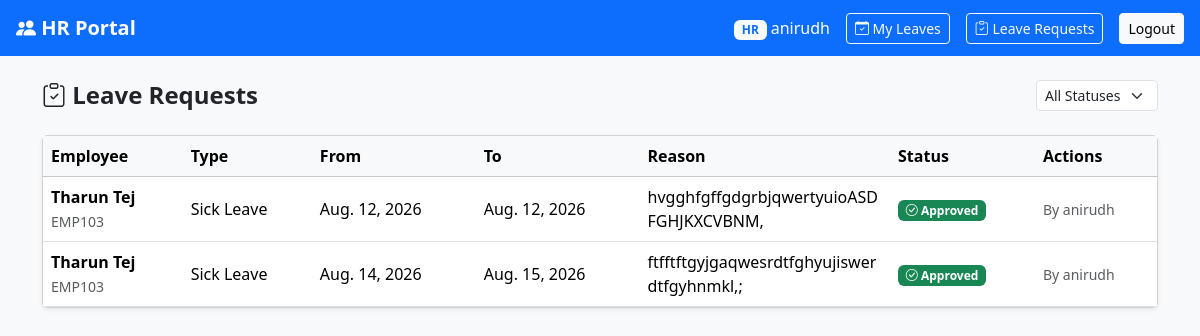
/leave/manage/ (signed in), run on the app's committed database.
### employees/models.py (models this page shows, shortened)
class LeaveRequest(models.Model):
    class LeaveType(models.TextChoices):
        CASUAL = "CASUAL", "Casual Leave"
        SICK = "SICK", "Sick Leave"
        EARNED = "EARNED", "Earned Leave"
        OTHER = "OTHER", "Other"
    class Status(models.TextChoices):
        PENDING = "PENDING", "Pending"
        APPROVED = "APPROVED", "Approved"
        DENIED = "DENIED", "Denied"
    employee = models.ForeignKey(Employee, on_delete=models.CASCADE, related_name="leave_requests")
    leave_type = models.CharField(max_length=10, choices=LeaveType.choices)
    start_date = models.DateField()
    end_date = models.DateField()
    reason = models.TextField()
    status = models.CharField(max_length=10, choices=Status.choices, default=Status.PENDING)
    hr_remarks = models.TextField(blank=True)
    created_at = models.DateTimeField(auto_now_add=True)
    reviewed_by = models.ForeignKey(
        Employee, on_delete=models.SET_NULL, null=True, blank=True, related_name="reviewed_leaves"
    )
    reviewed_at = models.DateTimeField(null=True, blank=True)
    class Meta:
        ordering = ["-created_at"]

class Employee(models.Model):
    class Status(models.TextChoices):
        ACTIVE = "ACTIVE", "Active"
        INACTIVE = "INACTIVE", "Inactive"
        ON_LEAVE = "ON_LEAVE", "On Leave"
    class Shift(models.TextChoices):
        DAY = "DAY", "Day Shift"
        NIGHT = "NIGHT", "Night Shift"
        REGULAR = "REGULAR", "Regular Shift"
    user = models.OneToOneField(User, on_delete=models.CASCADE, related_name="employee_profile")
    employee_id = models.CharField(max_length=20, unique=True)  # e.g. EMP001
    department = models.ForeignKey(Department, on_delete=models.SET_NULL, null=True, related_name="employees")
    job_role = models.CharField(max_length=100)  # e.g. "Software Engineer"
    shift = models.CharField(max_length=10, choices=Shift.choices, default=Shift.DAY)
    status = models.CharField(max_length=10, choices=Status.choices, default=Status.ACTIVE)
    photo = models.ImageField(upload_to="employee_photos/", blank=True, null=True)
    phone = models.CharField(max_length=20, blank=True)
    date_joined = models.DateField(auto_now_add=True)
    is_hr = models.BooleanField(default=False)
    class Meta:
        ordering = ["employee_id"]

### employees/views.py (the view)
# urls.py: path('leave/manage/', views.hr_leave_requests, name='hr_leave_requests'),
@login_required
@user_passes_test(is_hr_user, login_url='dashboard')
def hr_leave_requests(request):
    status_filter = request.GET.get('status', '')
    leaves = LeaveRequest.objects.select_related('employee__user', 'reviewed_by__user')
    if status_filter:
        leaves = leaves.filter(status=status_filter)
    pending_count = LeaveRequest.objects.filter(status='PENDING').count()
    context = {
        'leaves': leaves,
        'pending_count': pending_count,
        'selected_status': status_filter,
        'status_choices': LeaveRequest.Status.choices,
    }
    return render(request, 'employees/hr_leave_requests.html', context)

### employees/views.py (called while the page is built)
def is_hr_user(user):
    return hasattr(user, 'employee_profile') and user.employee_profile.is_hr

### employees/templates/employees/hr_leave_requests.html (shortened to what this page needs)
{% extends 'employees/base.html' %}
{% block content %}
<div class="d-flex justify-content-between align-items-center mb-4">
    <h4 class="fw-bold mb-0">
        <i class="bi bi-clipboard-check"></i> Leave Requests
    </h4>
    <div>
        <select id="statusFilter" class="form-select form-select-sm" style="width:auto;display:inline-block;"
                onchange="location.href='?status='+this.value">
            <option value="">All Statuses</option>
        </select>
    </div>
</div>
{% if leaves %}
<div class="card shadow-sm">
    <div class="table-responsive">
        <table class="table table-hover mb-0 align-middle">
            <thead class="table-light">
                <tr>
                    <th>Employee</th>
                    <th>Type</th>
                    <th>From</th>
                    <th>To</th>
                    <th>Reason</th>
                    <th>Status</th>
                    <th>Actions</th>
                </tr>
            </thead>
            <tbody>
                {% for leave in leaves %}
                <tr>
                    <td>
                        <strong>{{ leave.employee.user.get_full_name|default:leave.employee.user.username }}</strong>
                        <br><small class="text-muted">{{ leave.employee.employee_id }}</small>
                    </td>
                    <td>{{ leave.get_leave_type_display }}</td>
                    <td>{{ leave.start_date }}</td>
                    <td>{{ leave.end_date }}</td>
                    <td style="max-width:180px;">{{ leave.reason }}</td>
                    <td>
                        {% if leave.status == 'PENDING' %}
                            <span class="badge bg-warning text-dark"><i class="bi bi-hourglass-split"></i> Pending</span>
                        {% elif leave.status == 'APPROVED' %}
                            <span class="badge bg-success"><i class="bi bi-check-circle"></i> Approved</span>
                        {% else %}
                            <span class="badge bg-danger"><i class="bi bi-x-circle"></i> Denied</span>
                        {% endif %}
                    </td>
                    <td>
                        {% if leave.status == 'PENDING' %}
                        <form method="post" action="{% url 'hr_leave_action' leave.pk %}" class="d-inline">
                            {% csrf_token %}
                            <div class="input-group input-group-sm mb-1" style="max-width:260px;">
                                <input type="text" name="hr_remarks" class="form-control" placeholder="Remarks (optional)">
                            </div>
                            <div class="btn-group btn-group-sm">
                                <button type="submit" name="action" value="APPROVED" class="btn btn-success">
                                    <i class="bi bi-check-lg"></i> Approve
                                </button>
                                <button type="submit" name="action" value="DENIED" class="btn btn-danger">
                                    <i class="bi bi-x-lg"></i> Deny
                                </button>
                            </div>
                        </form>
                        {% else %}
                        <span class="text-muted small">
                            {% if leave.reviewed_by %}
                                By {{ leave.reviewed_by.user.get_full_name|default:leave.reviewed_by.user.username }}
                            {% endif %}
                        </span>
                        {% endif %}
                    </td>
                </tr>
                {% endfor %}
            </tbody>
        </table>
    </div>
</div>
{% else %}
<div class="text-center py-5 text-muted">
    <i class="bi bi-clipboard-x" style="font-size:3rem;"></i>
    <p class="mt-2">No leave requests found.</p>
</div>
{% endif %}
{% endblock %}

### employees/templates/employees/base.html (shortened to what this page needs)
<!DOCTYPE html>
<html lang="en">
<head>
    <link href="https://cdn.jsdelivr.net/npm/bootstrap@5.3.3/dist/css/bootstrap.min.css" rel="stylesheet">
    <link href="https://cdn.jsdelivr.net/npm/bootstrap-icons@1.11.3/font/bootstrap-icons.css" rel="stylesheet">
</head>
<body class="bg-light">
    {% if user.is_authenticated %}
    <nav class="navbar navbar-dark bg-primary px-3">
        <a href="{% if user.employee_profile.is_hr %}{% url 'hr_dashboard' %}{% else %}{% url 'dashboard' %}{% endif %}" class="navbar-brand fw-bold text-white text-decoration-none"><i class="bi bi-people-fill"></i> HR Portal</a>
        <div class="d-flex align-items-center text-white gap-3">
            <span>{% if user.employee_profile.is_hr %}<span class="badge bg-light text-primary me-1">HR</span>{% endif %}{{ user.get_full_name|default:user.username }}</span>
            <a href="{% url 'my_leave_requests' %}" class="btn btn-sm btn-outline-light">
                <i class="bi bi-calendar-check"></i> My Leaves
            </a>
            {% if user.employee_profile.is_hr %}
            <a href="{% url 'hr_leave_requests' %}" class="btn btn-sm btn-outline-light">
                <i class="bi bi-clipboard-check"></i> Leave Requests
            </a>
            {% endif %}
            <a href="{% url 'logout' %}" class="btn btn-sm btn-light">Logout</a>
        </div>
    </nav>
    {% endif %}
    <div class="container py-4">
        {% block content %}{% endblock %}
    </div>
</body>
</html>

### data on the page
LeaveRequest: employee.user.get_full_name "Tharun Tej", employee.employee_id "EMP103", leave_type "Sick Leave", start_date "Aug. 12, 2026", end_date "Aug. 12, 2026", reason "hvgghfgffgdgrbjqwertyuioASDFGHJKXCVBNM,", status "APPROVED" (drawn), reviewed_by.user.get_full_name "anirudh"
LeaveRequest: employee.user.get_full_name "Tharun Tej", employee.employee_id "EMP103", leave_type "Sick Leave", start_date "Aug. 14, 2026", end_date "Aug. 15, 2026", reason "ftfftftgyjgaqwesrdtfghyujiswerdtfgyhnmkl,;", status "APPROVED" (drawn), reviewed_by.user.get_full_name "anirudh"

### other printed values
{{ user.get_full_name|default:user.username }} "anirudh"
